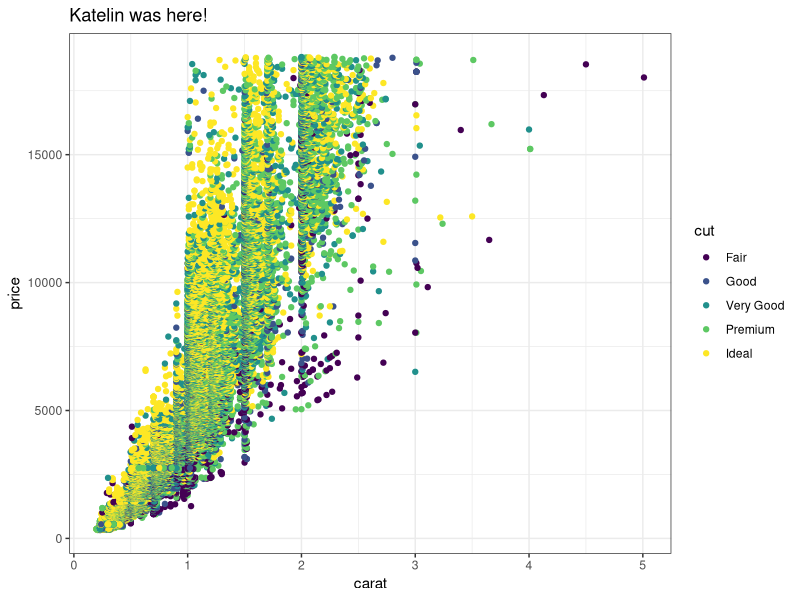
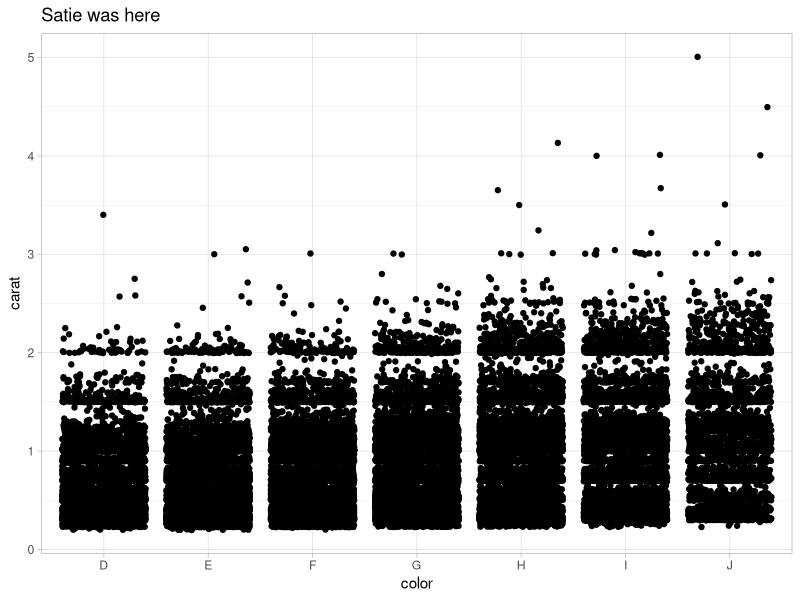
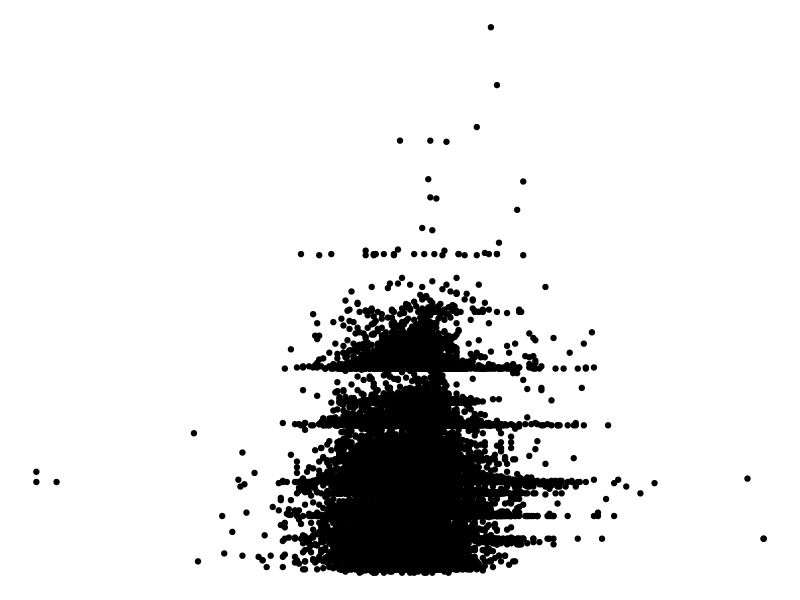

Source code (R) for these figures, in order:
## ---- chunk 1
knitr::opts_chunk$set(echo = TRUE)
library(tidyverse)
## ---- chunk 2
# Partner 1: 
# Run the code below to see the original graph
# Change the code below to make the point color change based on 'cut', and update the theme to theme_bw(). Update the title to include your first name. 

ggplot(data = diamonds, aes(x = carat, y = price)) +
  geom_point(aes(color= cut)) +
  theme_bw() +
  labs(title = "Katelin was here!")
## ---- chunk 3
# Partner 2: 
# Run the code below to see the original graph
# Change the code below to make the geom a geom_jitter, and update the theme to theme_light. Update the title to include your first name. 

ggplot(data = diamonds, aes(x = color, y = carat)) +
  geom_jitter() +
  theme_light() +
  labs(title = "Satie was here")
# try one more time!
## ---- chunk 4
ggplot(data = diamonds, aes(x = depth, y = carat)) +
  geom_point() +
  theme_void()

6+6 # some basic math
# let's see if this conflict occurs!
# Satie was here
## ---- chunk 5
